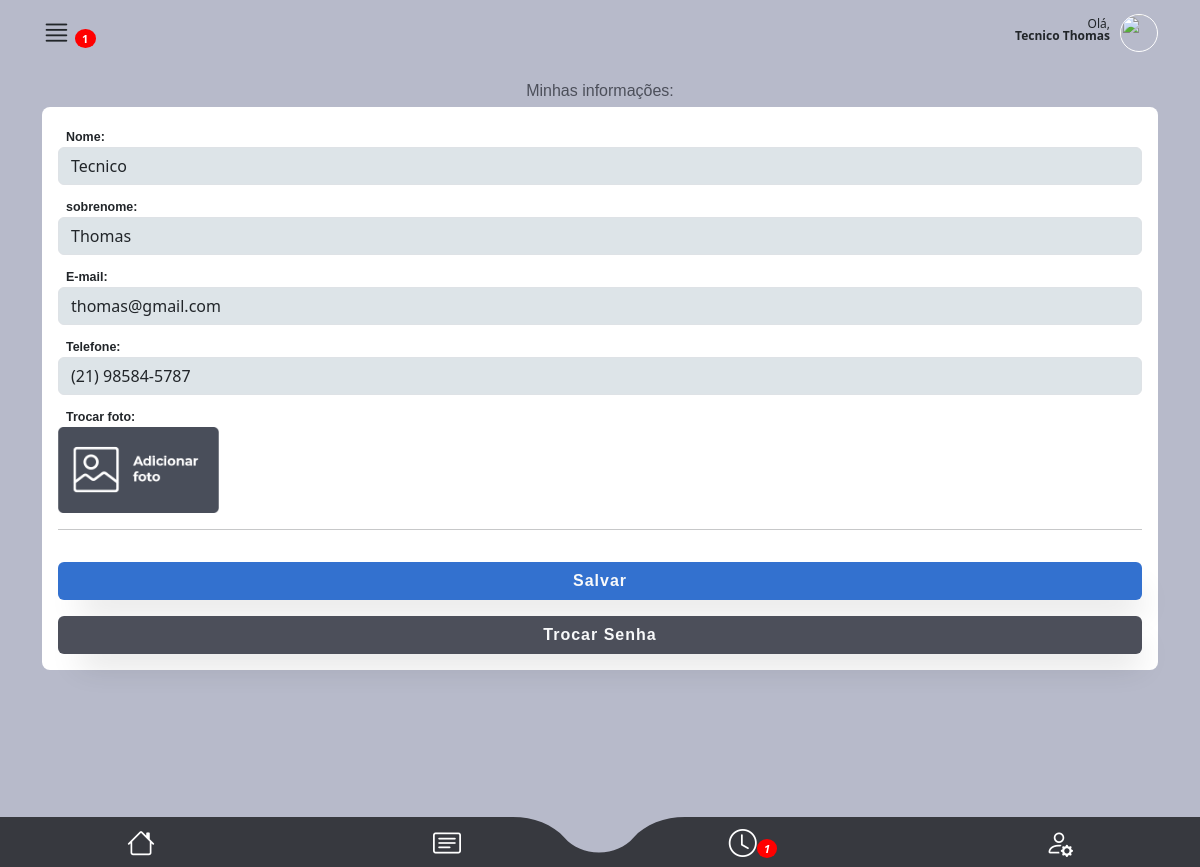
The app's page /main/tela_user/ (signed in) with its own data.
### authentication/models.py (models this page shows, shortened)
class CustomUser(AbstractUser):
    telefone = models.CharField(max_length=15, null=False)
    endereco = models.ForeignKey(
        Endereco, on_delete=models.CASCADE, null=True, default=None
    )
    foto = models.ImageField(upload_to="img/perfil_user/", null=True, blank=True)
    email = models.EmailField(unique=True)

### main/views.py (the view)
# urls.py: path("tela_user/", views.tela_user, name="tela_user"),
@user_passes_test(is_tecnico)
def tela_user(request):
    try:
        user = request.user
        aceites = calcula_aceite(user)
        if request.method == "POST":
            form = TelaUserForm(request.POST, request.FILES, instance=request.user)
            if form.is_valid():
                form.save()
                return redirect(
                    "dashboard"
                )  # Redirecione para a página de perfil após a edição
        else:
            user = request.user
            form = TelaUserForm(instance=request.user)
        return render(request, "tela_user.html", {"form": form, "user": user, **aceites})
    except Exception as e:
        return render(request, "error.html", {"error_message": str(e)})

### authentication/forms.py
class TelaUserForm(forms.ModelForm):
    class Meta:
        model = CustomUser
        fields = ["telefone", "email", "first_name", "last_name", "foto"]
    def __init__(self, *args, **kwargs):
        super(TelaUserForm, self).__init__(*args, **kwargs)
        for field_name, field in self.fields.items():
            if "class" in field.widget.attrs:
                field.widget.attrs["class"] += " form-control"
            else:
                field.widget.attrs["class"] = "form-control"

### main/helpers.py (called while the page is built)
def is_tecnico(user):
    return user.groups.filter(name="Técnico").exists()

def calcula_aceite(user):
    try:
        ordens = OrdemDeServico.objects.filter(
            tecnico=user, aceite=False, status__in=["Aguardando", "Atenção", "Urgente"]
        )
        pendentes = len(ordens)
        return {"pendentes": pendentes}
    except Exception as e:
        print(f"Erro ao calcular aviso: {e}")
        return {"pendentes": 0}

### main/templates/tela_user.html (shortened to what this page needs)
{% extends "base2.html" %} {%load static%}
{% block rest %}
<section id="detalhes_oc_scr">
  <div class="container">
    <div id="oc_detalhes">
      <div class="oc_ocorrencia">
        <label class="mt-3 mb-1 font-medium color04 fs-6 text-center w-100"
          >Minhas informações:</label
        >
        <div class="detalhes_ocorrencia">
          <form
            id="form_reportar_ocorrencia"
            class="row"
            method="POST"
            enctype="multipart/form-data"
          >
            <div class="mb-2">
              <label class="ms-2 font-bold">Nome:</label>
              {{form.first_name}}
            </div>
            <div class="mb-2">
              <label class="ms-2 font-bold">sobrenome:</label>
              {{form.last_name}}
            </div>
            <div class="mb-2">
              <label class="ms-2 font-bold">E-mail:</label>
              {{form.email}}
            </div>
            <div class="mb-2">
              <label class="ms-2 font-bold">Telefone:</label>
              {{form.telefone}}
            </div>
            <div class="col-6 col-md-2">
              <label class="ms-2 font-bold">Trocar foto:</label>
              <div class="btn_wrapper">
                <img
                  src="{% static '/assets/img/btn_add_picture.png' %}"
                  class="w-100"
                />
              </div>
            </div>
            <div class="col-12">
              <hr />
              <button
                type="submit"
                class="btn bg01 text-light w-100 box-shadow fs-6 font-bold mt-3"
              >
                Salvar
              </button>
            </div>
          </form>
          <a href="{% url 'password_reset' %}" class="w-100 mb-3 mt-4"
            ><button
              type="submit"
              class="btn bg04 text-light w-100 box-shadow fs-6 font-bold mt-3"
            >
              Trocar Senha
            </button></a
          >
        </div>
      </div>
    </div>
  </div>
  <br />
  <br />
  <br />
</section>
{% endblock %}

### main/templates/base2.html (shortened to what this page needs)
{%load static%}
<!DOCTYPE html>
<html lang="en" data-bs-theme="auto">
  <head>
    <link
      rel="stylesheet"
      href="https://cdn.jsdelivr.net/npm/@docsearch/css@3"
    />
    <link
      rel="stylesheet"
      href="https://cdn.jsdelivr.net/npm/bootstrap-icons@1.11.1/font/bootstrap-icons.css"
    />
    <link
      href="{% static 'assets/dist/css/bootstrap.min.css' %}"
      rel="stylesheet"
    />
    <link href="{% static 'assets/css/app_mamminfo.css' %}" rel="stylesheet" />
  </head>
  <body>
    <main class="bg03">
      <header>
        <div class="container">
          <div id="super_menu">
            <div class="row">
              <div class="col-3 text-start">
                <i class="bi bi-justify i_main"></i> {% if pendentes != 0 %}<span class="badge">{{ pendentes }}</span>{% endif %}
              </div>
              <div class="col-9 text-end">
                <p class="mt-2">
                  Olá,<br />
                  <strong>{{ user.first_name }} {{ user.last_name }}</strong>
                </p>
                <div class="photo_user mt-1">
                  {% if request.user.foto %}
                  <img src="{{ request.user.foto.url }}" alt="User Photo" />
                  {% else %}
                  <img
                    src="https://cdn-icons-png.flaticon.com/512/3106/3106807.png?auto=format&fit=crop&q=80&w=1760&ixlib=rb-4.0.3&ixid=M3wxMjA3fDB8MHxwaG90by1wYWdlfHx8fGVufDB8fHx8fA%3D%3D"
                    alt=""
                  />
                  {% endif %}
                </div>
              </div>
            </div>
          </div>
        </div>
      </header>
      {% block rest %}{% endblock %}
    </main>
    <footer>
      <ul class="row">
        <li class="col-3 mt-1">
          <a href="{% url 'dashboard' %}"><i class="bi bi-house"></i></a>
        </li>
        <li class="col-3 p-0 mt-1 text-start text-md-center">
          <a href="{% url 'minhas_os' %}" class="text-start text-md-center"
            ><i class="bi bi-card-text"></i
          ></a>
        </li>
        <li class="col-3 p-0 mt-1 text-end text-md-center">
          <a href="{% url 'aceite' %}" class="text-end text-md-center"
            ><i class="bi bi-clock">{% if pendentes != 0 %}<span class="badge">{{ pendentes }}</span>{% endif %}</i
          ></a>
        </li>
        <li class="col-3 mt-1">
          <a href="{% url 'tela_user' %}"><i class="bi bi-person-gear"></i></a>
        </li>
      </ul>
    </footer>
  </body>
</html>

### main/templates/static/assets/css/app_mamminfo.css (style rules this page uses)
html { font-family: 'Noto', sans-serif;background: #ced0dc; }
.font-medium { font-family: 'NotoMedium', sans-serif;font-weight: 400; }
.font-bold { font-family: 'NotoBold', sans-serif;font-weight: 600; }
.bg01 { background: #3371cf; }
.bg03 { background: #b7baca; }
.bg04 { background: #4c4f5a; }
.color04 { color: #4c4f5a; }
section { height: auto;min-height: 90vh;max-width: 100vw;width: 100%; }
.box-shadow { box-shadow: 10px 20px 32px -12px rgba(0,0,0,.2); }
.btn { letter-spacing: 1px; }
#super_menu { padding: 10px 0;position: relative; }
#super_menu p { font-size: .75rem;line-height: 100%;display: inline-block;margin: 0 10px 0 0; }
#super_menu .i_main { font-size: 1.8rem; }
#super_menu .photo_user { float: right;display: inline-block; }
#super_menu .photo_user img { width: 38px;height: 38px;display: block;border-radius: 38px;object-fit: cover;transform-origin: 50% 50%;border: 1px solid #fff; }
footer { position: fixed;z-index: 5; width: 100%;bottom: 0;background: url(../img/footer.svg) 50% 50% / cover;height: 50px; }
footer ul { padding: 0;margin: 0;text-align: center; }
footer ul li { list-style: none;display: inline-block; }
footer li a { color: #fff;font-size: 1.75rem;width: 100%;text-align: center;display: block; }
#oc_detalhes { padding-bottom: 50px; }
#oc_detalhes .oc_ocorrencia label { font-size: .78rem; }
#oc_detalhes .oc_ocorrencia .detalhes_ocorrencia { background: #fff;border-radius: 8px;padding: 16px;margin-bottom: 75px; }
#oc_detalhes .oc_ocorrencia .detalhes_ocorrencia form .form-control { background: #dde4e8; }
#oc_detalhes .oc_ocorrencia .detalhes_ocorrencia .btn_wrapper { position: relative; }

### records on screen
CustomUser: first_name "Tecnico", last_name "Thomas", email "thomas@gmail.com", telefone "(21) 98584-5787"

### other values on screen
{{ pendentes }} "1"
